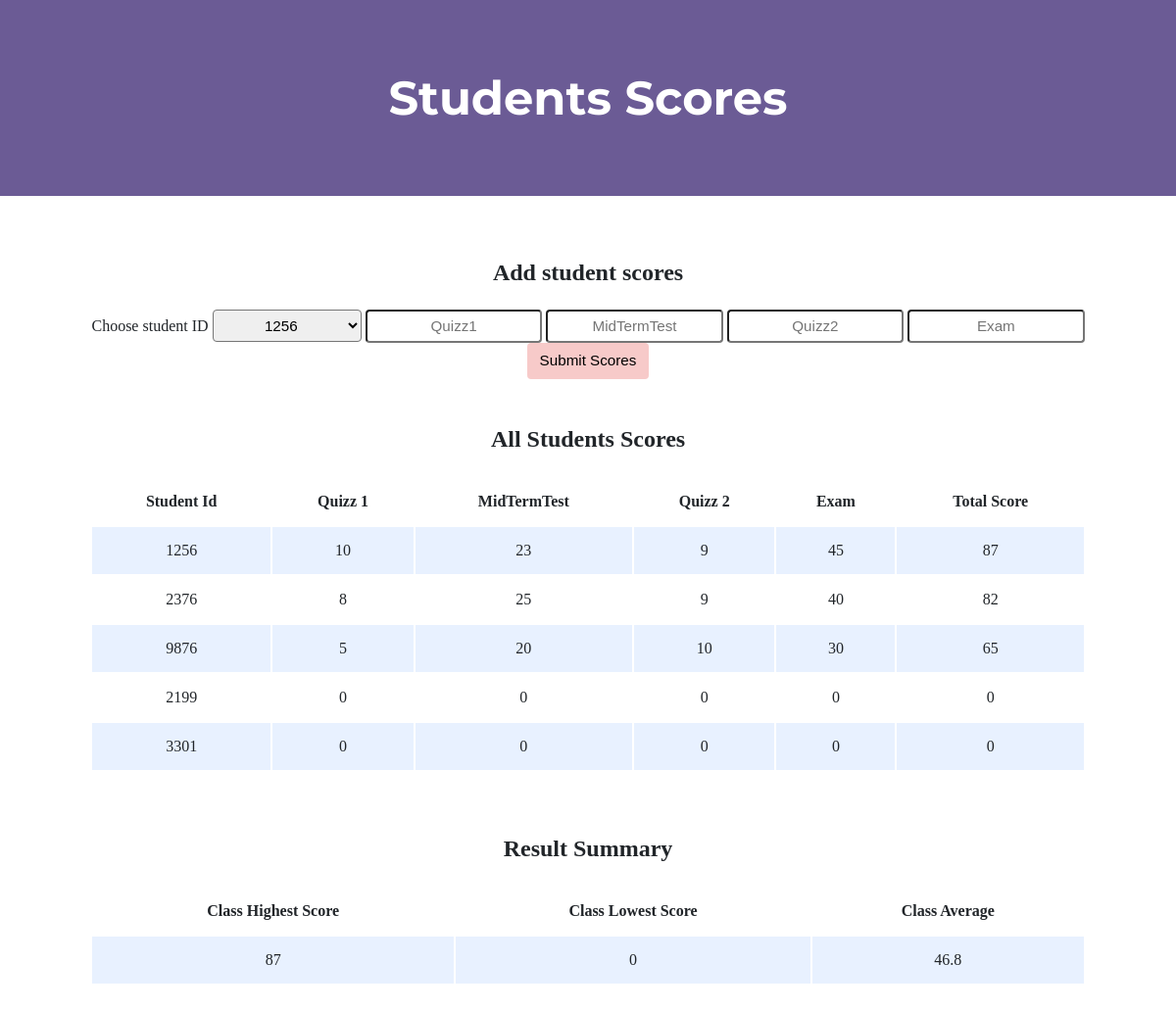
The page / on the database its author committed.
### tables this page shows
CREATE TABLE 'students' ('ID' INTEGER, 'quizz_1' INTEGER DEFAULT 0, 'midterm_test' INTEGER DEFAULT 0, 'quizz_2' INTEGER DEFAULT 0, 'exam' INTEGER DEFAULT 0, 'total_score' INTEGER DEFAULT 0,
    PRIMARY KEY(id)
);

### app.py (the view)
@app.route("/", methods=["GET", "POST"])
def index():
    if request.method == "POST":
        ID = request.form.get("ID")
        quizz_1 = request.form.get("quizz_1")
        midterm_test = request.form.get("midterm_test")
        quizz_2 = request.form.get("quizz_2")
        exam = request.form.get("exam")
        total_score = int(quizz_1) + int(midterm_test) + int(quizz_2) + int(exam)
        db.execute("UPDATE students SET quizz_1=%s, midterm_test=%s, quizz_2=%s, exam=%s, total_score=%s WHERE id='%s' " % (quizz_1, midterm_test, quizz_2, exam, total_score, ID))
        return redirect("/")
    else:
        students = db.execute("SELECT * FROM students ORDER BY total_score DESC")
        score_result = db.execute("SELECT AVG(total_score) AS average, MAX(total_score) AS maximum, MIN(total_score) AS minimum FROM students")
        return render_template("index.html", students=students, score_result=score_result)

### app.py (called while the page is built)
@app.after_request
def after_request(response):
    response.headers["Cache-Control"] = "no-cache, no-store, must-revalidate"
    response.headers["Expires"] = 0
    response.headers["Pragma"] = "no-cache"
    return response

### templates/index.html (shortened to what this page needs)
<!DOCTYPE html>
<html lang="en">
    <head>
        <link href="/static/styles.css" rel="stylesheet">
    </head>
    <body>
        <div class="header">
            <h1>Students Scores</h1>
        </div>
        <div class="container">
            <div class="section">
                <h2>Add student scores</h2>
                <form action="/" method="post" name="Form">
                    <label for="student">Choose student ID</label>
                    <select name="ID">
                        <option value="1256">1256</option>
                    </select>
                    <input type="text" name="quizz_1" placeholder="Quizz1">
                    <input type="text" name="midterm_test" placeholder="MidTermTest">
                    <input type="text" name="quizz_2" placeholder="Quizz2">
                    <input type="text" name="exam" placeholder="Exam">
                    <input type="submit" value="Submit Scores" onClick="return validateForm()">
                </form>
            </div>
            <div class="section">
                <h2>All Students Scores</h2>
                <table>
                    <thead>
                        <tr>
                            <th>Student Id</th>
                            <th>Quizz 1</th>
                            <th>MidTermTest</th>
                            <th>Quizz 2</th>
                            <th>Exam</th>
                            <th>Total Score</th>
                        </tr>
                    </thead>
                    <tbody>
                        {% for student in students %}
                        <tr>
                            <td>{{ student.ID }}</td>
                            <td>{{ student.quizz_1 }}</td>
                            <td>{{ student.midterm_test }}</td>
                            <td>{{ student.quizz_2 }}</td>
                            <td>{{ student.exam }}</td>
                            <td>{{ student.total_score }}</td>
                        </tr>
                        {% endfor %}
                    </tbody>
                </table>
            </div>
            <div class="section">
                <h2>Result Summary</h2>
                <table>
                    <thead>
                        <tr>
                            <th>Class Highest Score</th>
                            <th>Class Lowest Score</th>
                            <th>Class Average</th>
                        </tr>
                    </thead>
                    <tbody>
                        {% for score in score_result %}
                        <tr>
                            <td>{{ score.maximum }}</td>
                            <td>{{ score.minimum }}</td>
                            <td>{{ score.average }}</td>
                        </tr>
                        {% endfor %}
                    </tbody>
                </table>
            </div>
        </div>
    </body>
</html>

### static/styles.css (style rules this page uses)
body { background-color: #fff; color: #212529; font-size: 1rem; font-weight: 400; line-height: 1.5; margin: 0; text-align: left; }
.container { margin-left: auto; margin-right: auto; padding-left: 15px; padding-right: 15px; text-align: center; width: 90%; }
.header { background-color: #6B5B95; color: #fff; margin-bottom: 2rem; padding: 2rem 1rem; text-align: center; }
.section { padding-bottom: 1rem; padding-left: 2rem; padding-right: 2rem; padding-top: 0.5rem; }
h1 { font-family: 'Montserrat', sans-serif; font-size: 48px; }
button, input[type="submit"] { background-color: #F7CAC9; border: 1px solid transparent; border-radius: 0.25rem; font-size: 0.95rem; font-weight: 400; line-height: 1.5; padding: 0.375rem 0.75rem; text-align: center; transition: color 0.15s ease-in-out, background-color 0.15s ease-in-out, border-color 0.15s ease-in-out, box-shadow 0.15s ease-in-out; vertical-align: middle; }
select, input[type="text"], input[type="number"] { line-height: 1.16; width:15%; border-radius: 0.25rem; font-size: 0.95rem; padding: 0.375rem 0.75rem; text-align: center; }
table { background-color: transparent; margin-bottom: 1rem; width: 100%; }
table th, table td { padding: 0.75rem; vertical-align: middle; }
tbody tr:nth-of-type(odd) { background-color: rgb(179, 208, 255, 0.3) }

### rows shown on the page
students: ID "1256", quizz_1 "10", midterm_test "23", quizz_2 "9", exam "45", total_score "87"
students: ID "2376", quizz_1 "8", midterm_test "25", quizz_2 "9", exam "40", total_score "82"
students: ID "9876", quizz_1 "5", midterm_test "20", quizz_2 "10", exam "30", total_score "65"
students: ID "2199", quizz_1 "0", midterm_test "0", quizz_2 "0", exam "0", total_score "0"
students: ID "3301", quizz_1 "0", midterm_test "0", quizz_2 "0", exam "0", total_score "0"

### other values the page prints
{{ score.maximum }} "87"
{{ score.minimum }} "0"
{{ score.average }} "46.8"
